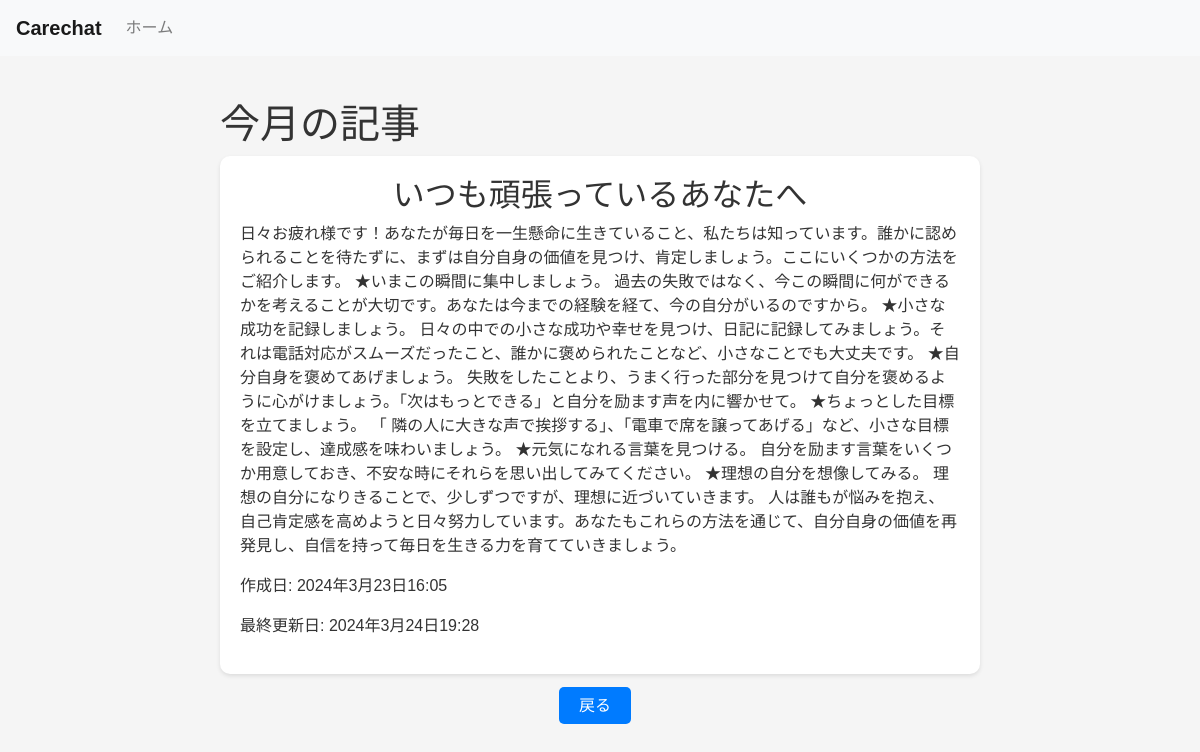
Screenshot of /article_list/ (signed in) with the database file from the repository.
### firstapp/models.py (models this page shows, shortened)
class Article(models.Model):
    title = models.CharField('タイトル', max_length=255)
    text = models.TextField('本文')
    created_at = models.DateTimeField('作成日時', auto_now_add=True)
    update_at = models.DateTimeField('更新日時', auto_now=True)

### firstapp/views.py (the view)
# urls.py: path('article_list/', views.article_list, name='article_list'),
@login_required
def article_list(request):
    articles = Article.objects.all().order_by('-created_at')  # 作成日時の降順で記事を取得
    return render(request, 'firstapp/article_list.html', {'articles': articles})

### firstapp/templates/firstapp/article_list.html
{% extends 'firstapp/base.html' %}
{% block content %}
<div class="article-list">
    <h1>今月の記事</h1>
    {% for article in articles %}
    <div class="article">
        <h2>{{ article.title }}</h2>
        <p>{{ article.text|safe }}</p>
        <p>作成日: {{ article.created_at }}</p>
        <p>最終更新日: {{ article.update_at }}</p>
    </div>
    {% endfor %}
    <div style="text-align: center;">
        <a href="{% url 'firstapp:home' %}" class="btn-secondary">戻る</a>
    </div>
</div>
{% endblock %}

### firstapp/static/css/styles.css (style rules this page uses)
h2 { text-align: center; }
body { font-family: 'Arial', sans-serif; background-color: #f5f5f5; color: #333; }
a { text-decoration: none; }
.btn-primary, .btn-secondary { width: auto; font-size: 16px; padding: 10px 20px; margin: 20px auto; }
button, .btn-primary, .btn-secondary { background-color: #007bff; color: white; border: none; padding: 10px 20px; margin-top: 10px; margin-right: 10px; border-radius: 5px; cursor: pointer; width: auto; box-sizing: border-box; }
.article-list { max-width: 800px; margin: auto; padding: 20px; }
.article { margin-bottom: 20px; padding: 20px; background-color: #ffffff; border-radius: 10px; box-shadow: 0 2px 4px rgba(0, 0, 0, 0.1); text-align: left; }

### rows the page displays
Article: title "いつも頑張っているあなたへ", text "日々お疲れ様です！あなたが毎日を一生懸命に生きていること、私たちは知っています。誰かに認められることを待たずに、まずは自分自身の価値を見つけ、肯定しましょう。ここにいくつかの方法をご紹介します。 ★いまこの瞬間に集中しましょう。 過去の失敗ではなく、今この瞬間に何ができるかを考えることが大切です。あなたは今までの経験を経て、今の自分がいるのですから。 ★小さな成功を記録しましょう。 日々の中での小さな成功や幸せを見つけ、日記に記録してみましょう。それは電話対応がスムーズだったこと、誰かに褒められたことなど、小さなことでも大丈夫です。 ★自分自身を褒めてあげましょう。 失敗をしたことより、うまく行った部分を見つけて自分を褒めるように心がけましょう。「次はもっとできる」と自分を励ます声を内に響かせて。 ★ちょっとした目標を立てましょう。 「 隣の人に大きな声で挨拶する」、「電車で席を譲ってあげる」など、小さな目標を設定し、達成感を味わいましょう。 ★元気になれる言葉を見つける。 自分を励ます言葉をいくつか用意しておき、不安な時にそれらを思い出してみてください。 ★理想の自分を想像してみる。 理想の自分になりきることで、少しずつですが、理想に近づいていきます。 人は誰もが悩みを抱え、自己肯定感を高めようと日々努力しています。あなたもこれらの方法を通じて、自分自身の価値を再発見し、自信を持って毎日を生きる力を育てていきましょう。", created_at "2024年3月23日16:05", update_at "2024年3月24日19:28"
